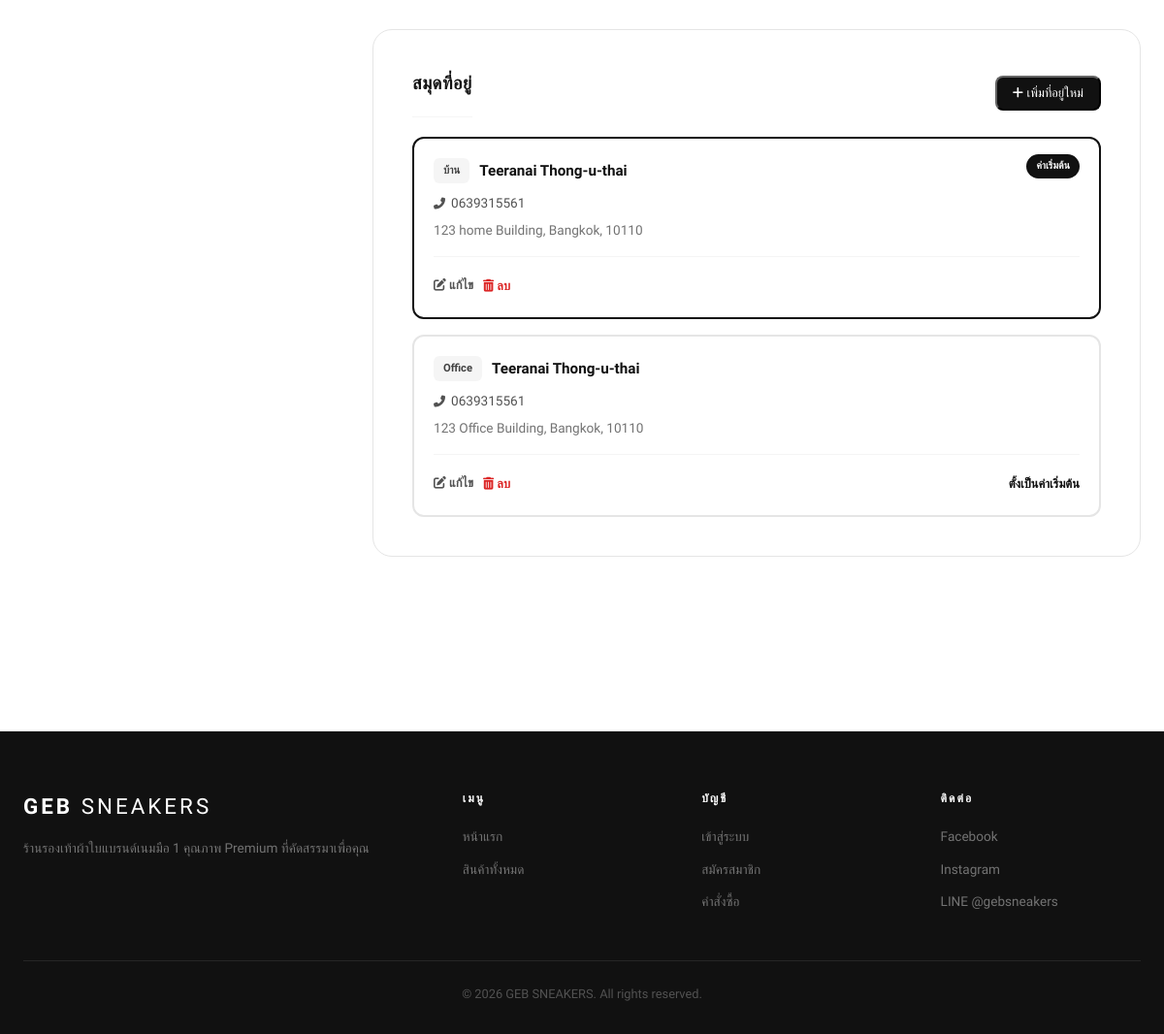
/index.php?page=profile (signed in, lower part), run on an earlier commit of the app's database.
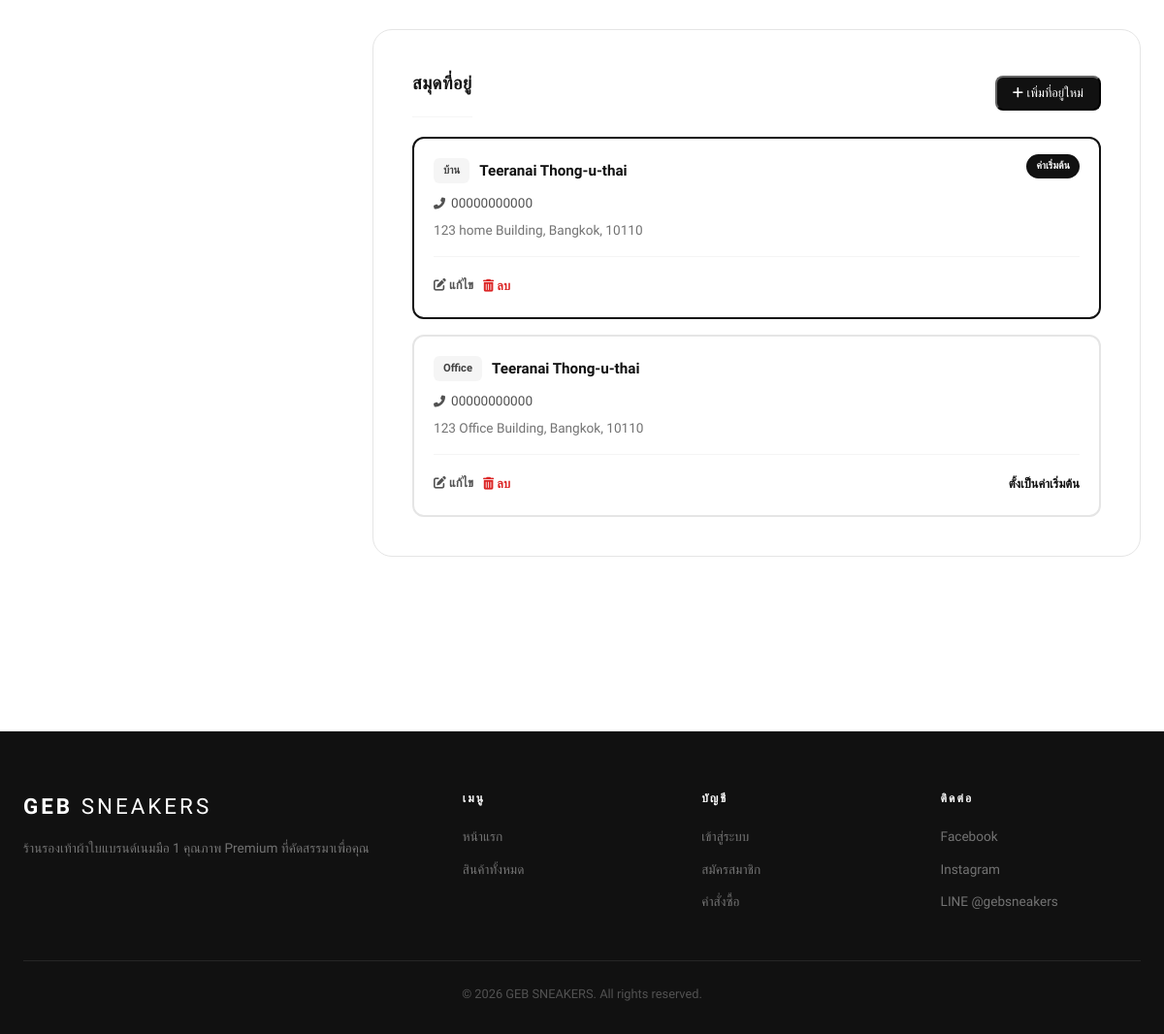
And on a later commit of the database.
### tables this page shows
CREATE TABLE `tb_addresses` (
  `addr_id` int(11) NOT NULL,
  `u_id` int(11) NOT NULL,
  `addr_label` varchar(50) DEFAULT 'บ้าน',
  `addr_fullname` varchar(100) NOT NULL,
  `addr_phone` varchar(20) NOT NULL,
  `addr_detail` text NOT NULL,
  `is_default` tinyint(1) DEFAULT 0,
  `created_at` timestamp NOT NULL DEFAULT current_timestamp(),
  `updated_at` timestamp NOT NULL DEFAULT current_timestamp() ON UPDATE current_timestamp()
);

### index.php (called while the page is built, shortened)
<?php
require_once __DIR__ . '/inc/function.php';
require_once __DIR__ . '/inc/mapsite.php';
$page = isset($_GET['page']) ? $_GET['page'] : 'home';
require_once __DIR__ . '/inc/header.php';
require_once __DIR__ . '/' . $pages[$page];
require_once __DIR__ . '/inc/footer.php';

### inc/function.php (called while the page is built, shortened)
<?php
function sanitize($data) {
    return htmlspecialchars(trim($data), ENT_QUOTES, 'UTF-8');
}

### pages/profile.php (the view, shortened to what the changed rows need)
<?php
$stmtAddr = $conn->prepare("SELECT * FROM tb_addresses WHERE u_id = ? ORDER BY is_default DESC, created_at DESC");
$stmtAddr->bind_param("i", $_SESSION['u_id']);
$stmtAddr->execute();
$addresses = $stmtAddr->get_result()->fetch_all(MYSQLI_ASSOC);
?>
<div class="profile-page">
    <div class="container">
        <div class="profile-grid">
            <div class="profile-form-section">
                <div class="form-card" style="margin-top: 30px;">
                    <div style="display: flex; justify-content: space-between; align-items: center; margin-bottom: 20px;">
                        <h2 class="form-card-title" style="margin-bottom: 0;">สมุดที่อยู่</h2>
                    </div>
                    <?php if (empty($addresses)): ?>
                        <div style="text-align: center; padding: 40px 20px; background: var(--gray-50); border-radius: 12px; border: 1px dashed var(--gray-300);">
                            <i class="fas fa-map-marker-alt" style="font-size: 2rem; color: var(--gray-300); margin-bottom: 10px;"></i>
                            <p style="color: var(--gray-500); font-size: 0.9rem;">ยังไม่มีที่อยู่บันทึกไว้</p>
                        </div>
                    <?php else: ?>
                        <div style="display: flex; flex-direction: column; gap: 16px;">
                            <?php foreach ($addresses as $addr): ?>
                            <div style="border: 2px solid <?php echo $addr['is_default'] ? 'var(--black)' : 'var(--gray-200)'; ?>; border-radius: 12px; padding: 20px; background: var(--white); position: relative;">
                                <?php if ($addr['is_default']): ?>
                                    <span style="position: absolute; top: 16px; right: 20px; background: var(--black); color: var(--white); font-size: 0.65rem; padding: 4px 10px; border-radius: 20px; font-weight: 600;">ค่าเริ่มต้น</span>
                                <?php endif; ?>
                                <div style="display: flex; gap: 10px; align-items: center; margin-bottom: 10px;">
                                    <span style="background: var(--gray-100); color: var(--gray-700); font-size: 0.7rem; font-weight: 700; padding: 4px 10px; border-radius: 6px;"><?php echo sanitize($addr['addr_label']); ?></span>
                                    <strong style="font-size: 0.95rem;"><?php echo sanitize($addr['addr_fullname']); ?></strong>
                                </div>
                                <div style="color: var(--gray-600); font-size: 0.85rem; margin-bottom: 6px;">
                                    <i class="fas fa-phone-alt" style="margin-right: 6px; font-size: 0.75rem;"></i><?php echo sanitize($addr['addr_phone']); ?>
                                </div>
                                <div style="color: var(--gray-500); font-size: 0.85rem; line-height: 1.6; margin-bottom: 16px;">
                                    <?php echo nl2br(sanitize($addr['addr_detail'])); ?>
                                </div>
                                <div style="display: flex; gap: 10px; border-top: 1px solid var(--gray-100); padding-top: 16px;">
                                    <button type="button" style="background: none; border: none; color: var(--gray-600); font-size: 0.8rem; font-family: var(--font); font-weight: 600; cursor: pointer;" onclick="openAddressModal({
                                        id: <?php echo $addr['addr_id']; ?>,
                                        label: '<?php echo addslashes($addr['addr_label']); ?>',
                                        fullname: '<?php echo addslashes($addr['addr_fullname']); ?>',
                                        phone: '<?php echo addslashes($addr['addr_phone']); ?>',
                                        detail: `<?php echo addslashes($addr['addr_detail']); ?>`
                                    })"><i class="fas fa-edit"></i> แก้ไข</button>
                                    <form method="POST" style="display: inline;" onsubmit="return confirm('ยืนยันลบที่อยู่นี้?');">
                                        <button type="submit" style="background: none; border: none; color: var(--error); font-size: 0.8rem; font-family: var(--font); font-weight: 600; cursor: pointer;"><i class="fas fa-trash-alt"></i> ลบ</button>
                                    </form>
                                    <?php if (!$addr['is_default']): ?>
                                    <form method="POST" style="display: inline; margin-left: auto;">
                                        <button type="submit" style="background: none; border: none; color: var(--black); font-size: 0.8rem; font-family: var(--font); font-weight: 700; cursor: pointer;">ตั้งเป็นค่าเริ่มต้น</button>
                                    </form>
                                    <?php endif; ?>
                                </div>
                            </div>
                            <?php endforeach; ?>
                        </div>
                    <?php endif; ?>
                </div>
            </div>
        </div>
    </div>
</div>

What changed in the data, as far as the page shows it:
changed tb_addresses "123 home Building, Bangkok, 10110": addr_phone "0639315561" → "00000000000"
changed tb_addresses "123 Office Building, Bangkok, 10110": addr_phone "0639315561" → "00000000000"
